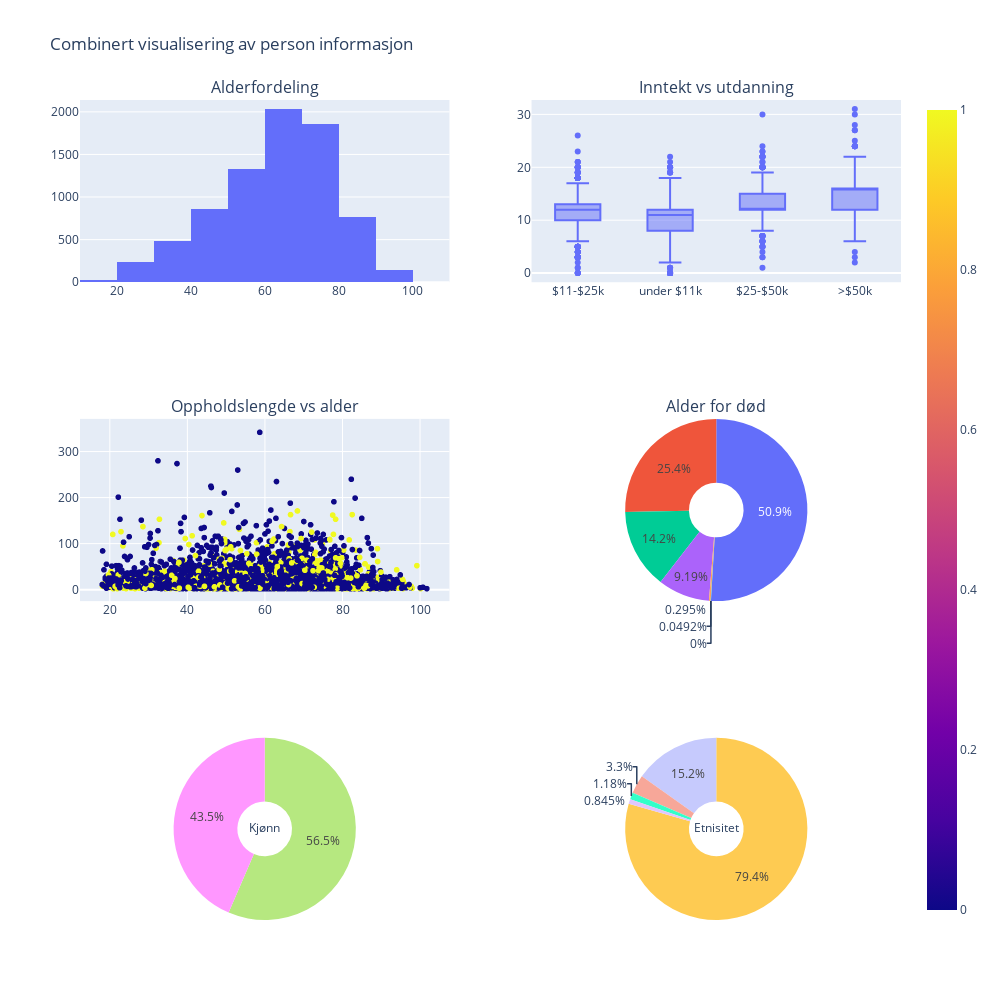

Source (notebook cell):
### Markdown cell above
# Visualisering av personopplysning og sammenligner.

### Code cell
# Lage subplot: 2 rows, 2 columns
from plotly.subplots import make_subplots
import plotly.graph_objects as go
import plotly.express as px

fig = make_subplots(rows=3, cols=2, specs=[[{}, {}], [{},{"type": "domain"}], [{"type": "domain"}, {"type": "domain"}]], # Specs for bruk av pie chart
                    subplot_titles=("Alderfordeling",
                                    "Inntekt vs utdanning",
                                    "Oppholdslengde vs alder",
                                    "Alder for død"))

# Lage alder grupper for noen visualiseringer
max_alder = data['alder'].max()
max_alder = round(max_alder)

# Create bins for each 20-year interval from 0 to the maximum age
bins = list(range(0, max_alder + 20, 20)) + [float('inf')]
labels = [f"{i}-{i+20}" for i in range(0, max_alder, 20)] + [f"{max_alder}+"]

# Lage alder grupper for noen visualiseringer
data['alder_group'] = pd.cut(data['alder'], bins=bins, labels=labels)
# Nummer av død per gruppe
dod = data[data['sykehusdød'] == 1].groupby('alder_group')['sykehusdød'].count()

# Plot 1: Alder (Histogram)
alder_count = px.histogram(data, x='alder', nbins=10)
fig.add_trace(alder_count['data'][0], row=1, col=1)

# Plot 2: Inntekt vs utdanning (Box Plot)
inntekt_vs_utd = px.box(data, x='inntekt', y='utdanning')
fig.add_trace(inntekt_vs_utd['data'][0], row=1, col=2)

# Plot 3: Oppholdslengde vs alder (Scatter Plot)
alder_vs_opphold = px.scatter(data, x='alder', y='oppholdslengde', color='sykehusdød')
fig.add_trace(alder_vs_opphold['data'][0], row=2, col=1)

# Plot 4: Død med alder grupper (Pie Chart)
fig.add_trace(go.Pie(labels=dod.index, values=dod.values, hole=.3), row=2, col=2)


# Plot 5: Kjønn (Pie Chart)
kjonn_count = data['kjønn'].value_counts()
fig.add_trace(go.Pie(labels=kjonn_count.index, values=kjonn_count.values, hole=.3, title="Kjønn"), row=3, col=1)

# Plot 6: Etnesitet (Pie Chart)
etnisitet_count = data['etnisitet'].value_counts()
fig.add_trace(go.Pie(labels=etnisitet_count.index, values=etnisitet_count.values, hole=.3, title="Etnisitet"), row=3, col=2)

# Fikse layout
fig.update_layout(height=1000, width=1000, title_text="Combinert visualisering av person informasjon", showlegend=False)
fig.show()

### Figure 1 — Plotly figure (JSON) as saved in the notebook; plotly's stock layout.template omitted (floating-point values rounded to 4 significant figures; data arrays with more than 128 entries replaced by an {"elided": "..."} marker saying what was removed)
{"data": [{"alignmentgroup": "True", "bingroup": "x", "hovertemplate": "alder=%{x}<br>count=%{y}<extra></extra>", "legendgroup": "", "marker": {"color": "#636efa", "pattern": {"shape": ""}}, "name": "", "nbinsx": 10, "offsetgroup": "", "orientation": "v", "showlegend": false, "type": "histogram", "x": {"elided": "7729 float values"}, "xaxis": "x", "yaxis": "y"}, {"alignmentgroup": "True", "hovertemplate": "inntekt=%{x}<br>utdanning=%{y}<extra></extra>", "legendgroup": "", "marker": {"color": "#636efa"}, "name": "", "notched": false, "offsetgroup": "", "orientation": "v", "showlegend": false, "type": "box", "x": {"elided": "7729 str values"}, "x0": " ", "xaxis": "x2", "y": {"elided": "7729 int values"}, "y0": " ", "yaxis": "y2"}, {"hovertemplate": "alder=%{x}<br>oppholdslengde=%{y}<br>sykehusdød=%{marker.color}<extra></extra>", "legendgroup": "", "marker": {"color": {"elided": "7729 int values"}, "coloraxis": "coloraxis", "symbol": "circle"}, "mode": "markers", "name": "", "showlegend": false, "type": "scattergl", "x": {"elided": "7729 float values"}, "xaxis": "x3", "y": {"elided": "7729 int values"}, "yaxis": "y3"}, {"domain": {"x": [0.55, 1], "y": [0.3889, 0.6111]}, "hole": 0.3, "labels": ["0-20", "20-40", "40-60", "60-80", "80-100", "100-120", "102+"], "type": "pie", "values": [6, 187, 516, 1036, 288, 1, 0]}, {"domain": {"x": [0, 0.45], "y": [0, 0.2222]}, "hole": 0.3, "labels": ["male", "female"], "title": {"text": "Kjønn"}, "type": "pie", "values": [4365, 3364]}, {"domain": {"x": [0.55, 1], "y": [0, 0.2222]}, "hole": 0.3, "labels": ["white", "black", "hispanic", "other", "asian"], "title": {"text": "Etnisitet"}, "type": "pie", "values": [6112, 1171, 254, 91, 65]}], "layout": {"annotations": [{"font": {"size": 16}, "showarrow": false, "text": "Alderfordeling", "x": 0.225, "xanchor": "center", "xref": "paper", "y": 1, "yanchor": "bottom", "yref": "paper"}, {"font": {"size": 16}, "showarrow": false, "text": "Inntekt vs utdanning", "x": 0.775, "xanchor": "center", "xref": "paper", "y": 1, "yanchor": "bottom", "yref": "paper"}, {"font": {"size": 16}, "showarrow": false, "text": "Oppholdslengde vs alder", "x": 0.225, "xanchor": "center", "xref": "paper", "y": 0.6111, "yanchor": "bottom", "yref": "paper"}, {"font": {"size": 16}, "showarrow": false, "text": "Alder for død", "x": 0.775, "xanchor": "center", "xref": "paper", "y": 0.6111, "yanchor": "bottom", "yref": "paper"}], "height": 1000, "showlegend": false, "title": {"text": "Combinert visualisering av person informasjon"}, "width": 1000, "xaxis": {"anchor": "y", "domain": [0, 0.45]}, "xaxis2": {"anchor": "y2", "domain": [0.55, 1]}, "xaxis3": {"anchor": "y3", "domain": [0, 0.45]}, "yaxis": {"anchor": "x", "domain": [0.7778, 1]}, "yaxis2": {"anchor": "x2", "domain": [0.7778, 1]}, "yaxis3": {"anchor": "x3", "domain": [0.3889, 0.6111]}}}
